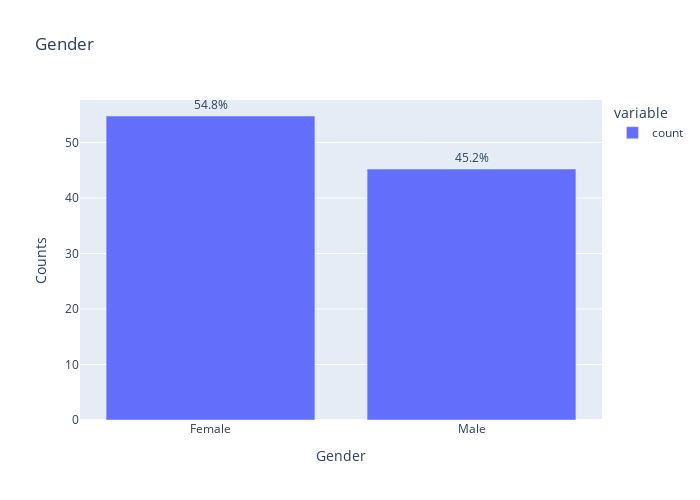

This figure's notebook cell:
### Code cell
cat_bar('gender')

### Figure 1 — Plotly figure (JSON) as saved in the notebook; plotly's stock layout.template omitted (floating-point values rounded to 4 significant figures)
{"data": [{"alignmentgroup": "True", "hovertemplate": "variable=count<br>gender=%{x}<br>value=%{y}<extra></extra>", "legendgroup": "count", "marker": {"color": "#636efa", "pattern": {"shape": ""}}, "name": "count", "offsetgroup": "count", "orientation": "v", "showlegend": true, "textposition": "outside", "texttemplate": "%{y:.1f}%", "type": "bar", "x": ["Female", "Male"], "xaxis": "x", "y": [54.78, 45.22], "yaxis": "y"}], "layout": {"barmode": "relative", "height": 500, "legend": {"title": {"text": "variable"}, "tracegroupgap": 0}, "title": {"text": "Gender"}, "width": 700, "xaxis": {"anchor": "y", "autorange": true, "domain": [0, 1], "range": [-0.5, 1.5], "title": {"text": "Gender"}, "type": "category"}, "yaxis": {"anchor": "x", "autorange": true, "domain": [0, 1], "range": [0, 57.66], "title": {"text": "Counts"}, "type": "linear"}}}
